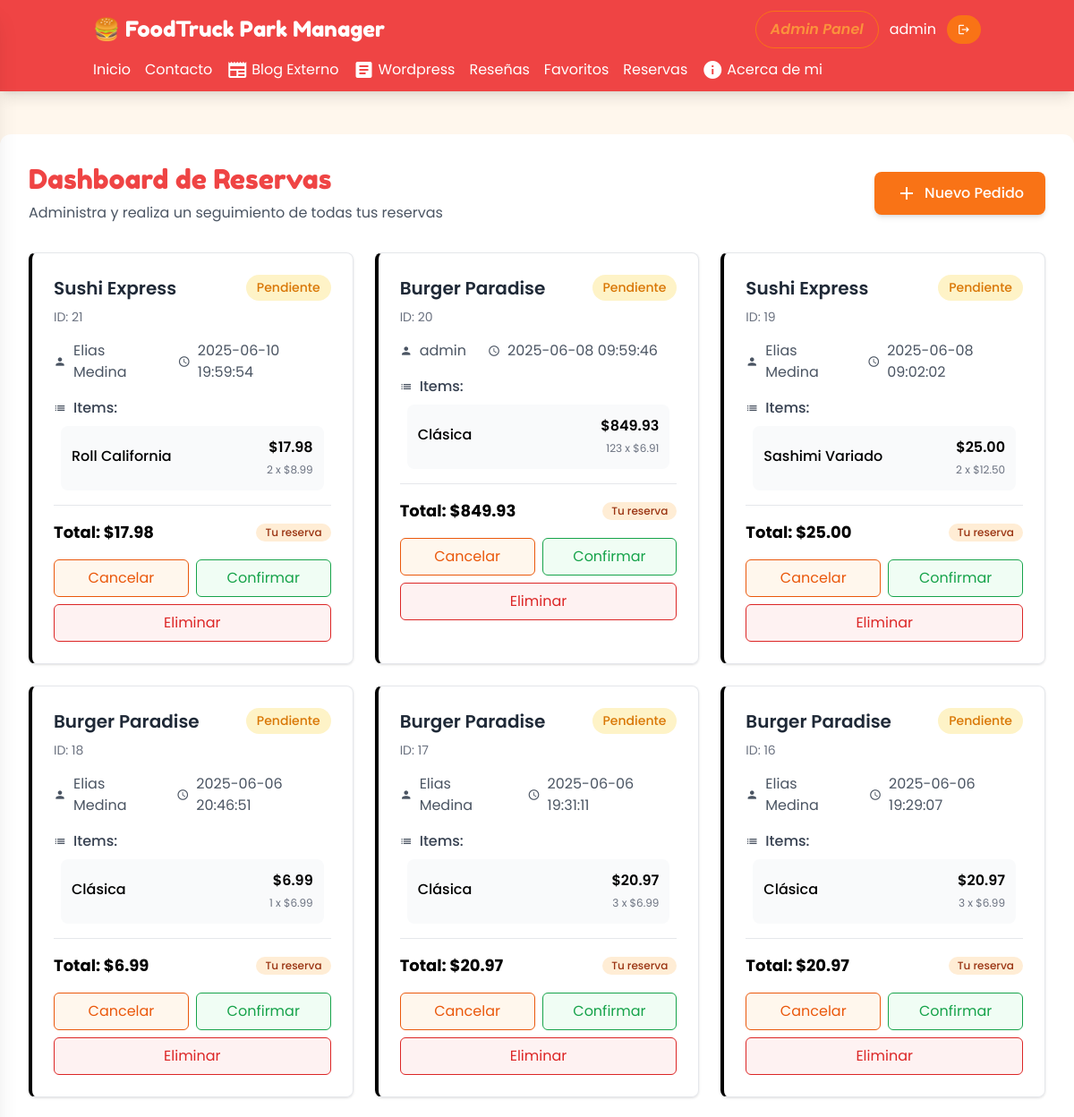
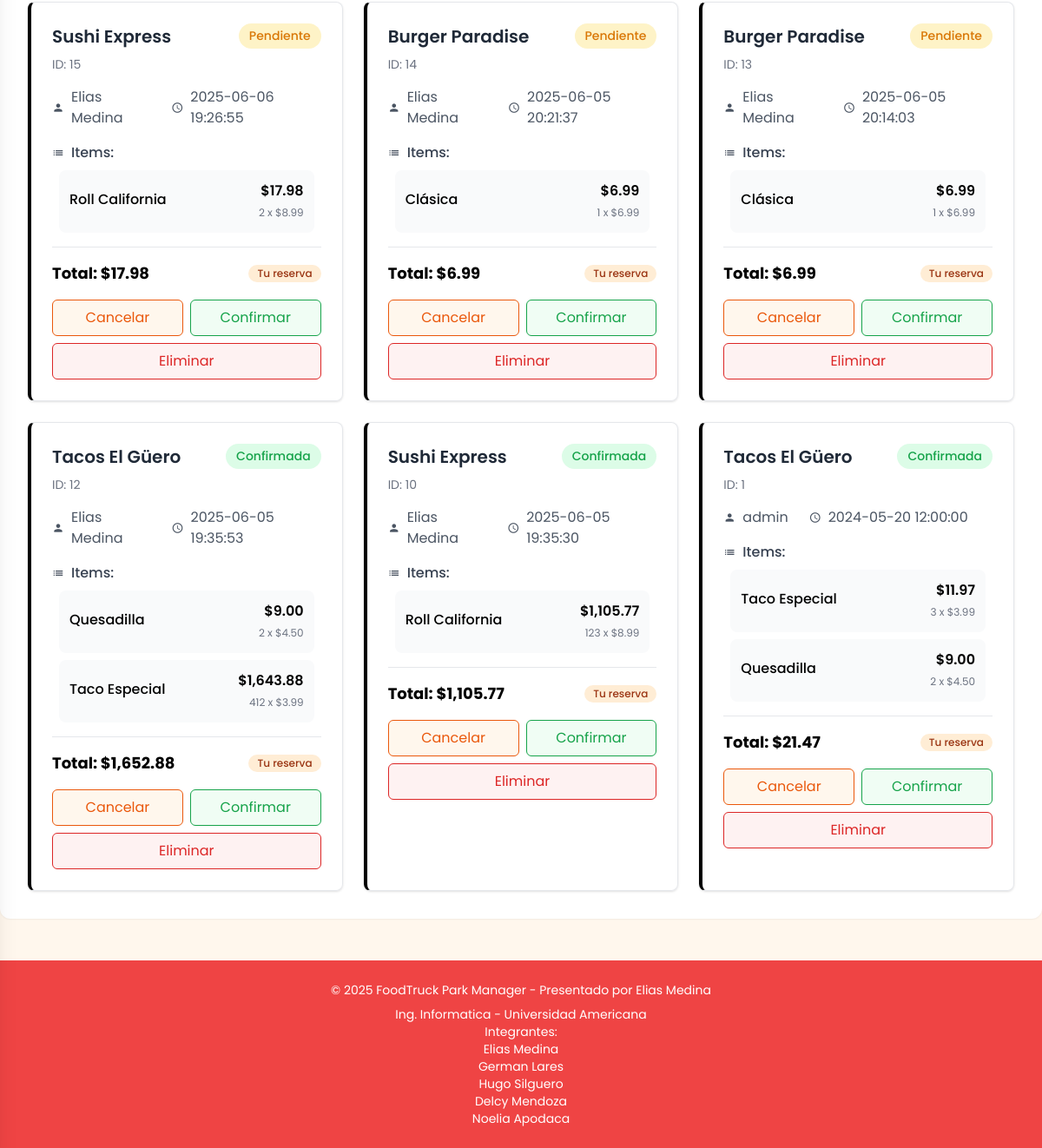
The app's page /public/reservas.php (signed in) with its own data (2 pictures, top to bottom).
### tables this page shows
CREATE TABLE `reservas` (
  `id` int(11) NOT NULL,
  `usuario_id` int(11) NOT NULL,
  `foodtruck_id` int(11) NOT NULL,
  `fecha` date NOT NULL,
  `hora` time NOT NULL,
  `total` decimal(10,2) NOT NULL,
  `estado` enum('pendiente','confirmada','cancelada') DEFAULT 'pendiente',
  `fecha_creacion` timestamp NOT NULL DEFAULT current_timestamp()
);

CREATE TABLE `usuarios` (
  `id` int(11) NOT NULL,
  `nombre` varchar(100) NOT NULL,
  `email` varchar(100) NOT NULL,
  `password` varchar(255) NOT NULL,
  `fecha_registro` timestamp NOT NULL DEFAULT current_timestamp(),
  `admin` tinyint(1) NOT NULL DEFAULT 0
);

CREATE TABLE `reserva_items` (
  `id` int(11) NOT NULL,
  `reserva_id` int(11) NOT NULL,
  `menu_id` int(11) NOT NULL,
  `cantidad` int(11) NOT NULL,
  `precio_unitario` decimal(10,2) NOT NULL
);

CREATE TABLE `menus` (
  `id` int(11) NOT NULL,
  `foodtruck_id` int(11) NOT NULL,
  `nombre` varchar(100) NOT NULL,
  `descripcion` text DEFAULT NULL,
  `precio` decimal(10,2) NOT NULL,
  `imagen` varchar(255) DEFAULT NULL
);

### src/DAO/ReservaDAO.php (called while the page is built, shortened)
<?php
class ReservaDAO
{
    private $db;
    public function __construct(Database $db)
    {
        $this->db = $db;
    }
    public function getReservasByUsuarioId($usuario_id, $showAll = false)
    {
        $conn = $this->db->getConnection();
        $usuario_id = mysqli_real_escape_string($conn, $usuario_id);
        if ($showAll) {
            $sql = "SELECT r.*, u.nombre AS usuario_nombre
                FROM reservas r
                JOIN usuarios u ON r.usuario_id = u.id
                ORDER BY r.fecha_creacion DESC";
        } else {
            $sql = "SELECT r.*, u.nombre AS usuario_nombre
                FROM reservas r
                JOIN usuarios u ON r.usuario_id = u.id
                WHERE r.usuario_id = '$usuario_id'
                ORDER BY r.fecha_creacion DESC";
        }
        $result = mysqli_query($conn, $sql);
        $reservas = [];
        while ($row = mysqli_fetch_assoc($result)) {
            $reservas[] = $row;
        }
        return $reservas;
    }
    public function getItemsByReservaId($reserva_id)
    {
        $conn = $this->db->getConnection();
        $reserva_id = mysqli_real_escape_string($conn, $reserva_id);
        $sql = "SELECT ri.*, m.nombre AS menu_nombre FROM reserva_items ri
                JOIN menus m ON ri.menu_id = m.id
                WHERE ri.reserva_id = '$reserva_id'";
        $result = mysqli_query($conn, $sql);
        $items = [];
        while ($row = mysqli_fetch_assoc($result)) {
            $items[] = $row;
        }
        return $items;
    }
}
?>

### src/DAO/FoodTruckDAO.php (called while the page is built, shortened)
<?php
class FoodTruckDAO {
    private $db;
    public function __construct(Database $db) {
        $this->db = $db;
    }
    public function getAllFoodTrucks() {
        $conn = $this->db->getConnection();
        $sql = "
            SELECT
                ft.*,
                IFNULL(AVG(r.rating), 0) AS avg_rating,
                COUNT(r.id) AS review_count
            FROM foodtrucks ft
            LEFT JOIN reviews r ON r.foodtruck_id = ft.id
            GROUP BY ft.id
            ORDER BY ft.nombre ASC
        ";
        $result = mysqli_query($conn, $sql);
        $foodTrucks = [];
        if ($result) {
            while ($row = mysqli_fetch_assoc($result)) {
                $foodTrucks[] = $row;
            }
        }
        return $foodTrucks;
    }
}
?>

### public/reservas.php (the view, shortened to what this page needs)
<?php
require_once __DIR__ . '/../src/DAO/FoodtruckDAO.php';
require_once __DIR__ . '/../src/DAO/ReservaDAO.php';
$db = new Src\Config\Database();
$reservaDAO = new Src\DAO\ReservaDAO($db);
$foodtruckDAO = new Src\DAO\FoodTruckDAO($db);
$userId = $_SESSION['user_id'] ?? null;
if (isset($_SESSION['admin']) && $_SESSION['admin'] === true) {
    $reservas = $reservaDAO->getReservasByUsuarioId($userId, true);
} else {
    $reservas = $reservaDAO->getReservasByUsuarioId($userId);
}
$foodtrucks = $foodtruckDAO->getAllFoodTrucks();
$foodtrucksMap = [];
foreach ($foodtrucks as $ft) {
    $foodtrucksMap[$ft['id']] = $ft['nombre'];
}
include __DIR__ . '/../templates/header.php';
?>
<section class="max-w-7xl mx-auto bg-white rounded-xl shadow-sm p-6 md:p-8 my-12">
    <div class="flex flex-col md:flex-row justify-between items-center mb-8 gap-4">
        <div>
            <h1 class="font-heading text-3xl text-primary">Dashboard de Reservas</h1>
            <p class="text-gray-600 mt-2">Administra y realiza un seguimiento de todas tus reservas</p>
        </div>
        <a href="booking.php"
            class="bg-secondary hover:bg-orange-600 text-white font-medium py-3 px-6 rounded-lg transition flex items-center shadow-md">
            <i class="material-icons mr-2">add</i> Nuevo Pedido
        </a>
    </div>
    <?php if (empty($reservas)): ?>
        <div class="col-span-full empty-state text-center p-12 border-2 border-dashed rounded-lg">
            <i class="material-icons text-6xl text-gray-300 mb-4">inventory_2</i>
            <h3 class="text-xl font-semibold text-gray-700 mb-2">No hay reservas registradas</h3>
            <p class="text-gray-600 mb-4">Cuando realices una reserva, aparecerá aquí</p>
            <a href="booking.php" class="inline-flex items-center text-secondary font-medium hover:underline">
                <i class="material-icons mr-1">add</i> Crear primera reserva
            </a>
        </div>
    <?php else: ?>
        <div class="grid grid-cols-1 md:grid-cols-2 lg:grid-cols-3 gap-6">
            <?php foreach ($reservas as $reserva):
                $foodtruckName = $foodtrucksMap[$reserva['foodtruck_id']] ?? 'Food Truck Desconocido';
                $items = $reservaDAO->getItemsByReservaId($reserva['id']);
                ?>
                <div class="reserva-card p-6 border rounded-lg shadow hover:shadow-lg transition">
                    <div class="flex justify-between items-center mb-2">
                        <h3 class="font-semibold text-xl text-gray-800"><?= htmlspecialchars($foodtruckName) ?></h3>
                        <span class="status-badge badge-<?= htmlspecialchars($reserva['estado'] ?? 'pendiente') ?>">
                            <?= htmlspecialchars($reserva['estado'] ?? 'pendiente') ?>
                        </span>
                    </div>
                    <p class="text-gray-500 text-sm mb-4">ID: <?= htmlspecialchars($reserva['id']) ?></p>
                    <div class="flex space-x-6 mb-4 text-gray-600">
                        <div class="flex items-center">
                            <i class="material-icons mr-2 text-sm">person</i>
                            <span><?= htmlspecialchars($reserva['usuario_nombre']) ?></span>
                        </div>
                        <div class="flex items-center">
                            <i class="material-icons mr-2 text-sm">schedule</i>
                            <span><?= htmlspecialchars($reserva['fecha'] ?? '') ?>
                                <?= htmlspecialchars($reserva['hora'] ?? '') ?></span>
                        </div>
                    </div>
                    <div class="mb-4">
                        <p class="font-medium text-gray-700 mb-2 flex items-center">
                            <i class="material-icons mr-2 text-sm">list</i>
                            Items:
                        </p>
                        <div class="item-list pl-2">
                            <ul class="space-y-2">
                                <?php foreach ($items as $item): ?>
                                    <li class="flex justify-between items-center bg-gray-50 rounded-lg p-3">
                                        <div>
                                            <span class="font-medium"><?= htmlspecialchars($item['menu_nombre']) ?></span>
                                        </div>
                                        <div class="text-right">
                                            <span
                                                class="block font-semibold">$<?= number_format($item['precio_unitario'] * $item['cantidad'], 2) ?></span>
                                            <span class="text-xs text-gray-500"><?= htmlspecialchars($item['cantidad']) ?> x
                                                $<?= number_format($item['precio_unitario'], 2) ?></span>
                                        </div>
                                    </li>
                                <?php endforeach; ?>
                            </ul>
                        </div>
                    </div>
                    <div class="flex justify-between items-center border-t border-gray-200 pt-4">
                        <span class="font-bold text-lg">Total: $<?= number_format($reserva['total'], 2) ?></span>
                        <span class="bg-orange-100 text-orange-800 text-xs font-medium px-2.5 py-0.5 rounded-full">Tu
                            reserva</span>
                    </div>
                    <div class="mt-4 max-w-md mx-auto">
                        <div class="flex flex-wrap gap-2">
                            <form action="" method="POST" class="flex-1 min-w-[120px]">
                                <button type="submit"
                                    class="w-full px-3 py-2 border border-orange-600 text-orange-600 rounded-md bg-orange-50 hover:bg-orange-600 hover:text-white transition focus:outline-none focus:ring-2 focus:ring-orange-500 focus:ring-offset-1"
                                    aria-label="Cancelar reserva <?= htmlspecialchars($reserva['id']) ?>">
                                    Cancelar
                                </button>
                            </form>
                            <form action="" method="POST" class="flex-1 min-w-[120px]">
                                <button type="submit"
                                    class="w-full px-3 py-2 border border-green-600 text-green-600 rounded-md bg-green-50 hover:bg-green-600 hover:text-white transition focus:outline-none focus:ring-2 focus:ring-green-500 focus:ring-offset-1"
                                    aria-label="Confirmar reserva <?= htmlspecialchars($reserva['id']) ?>">
                                    Confirmar
                                </button>
                            </form>
                            <?php if (isset($_SESSION['admin']) && $_SESSION['admin'] === true): ?>
                                <form action="" method="POST" class="flex-1 min-w-[120px]">
                                    <button type="submit"
                                        class="w-full px-3 py-2 border border-red-600 text-red-600 rounded-md bg-red-50 hover:bg-red-600 hover:text-white transition focus:outline-none focus:ring-2 focus:ring-red-500 focus:ring-offset-1"
                                        aria-label="Eliminar reserva <?= htmlspecialchars($reserva['id']) ?>">
                                        Eliminar
                                    </button>
                                </form>
                            <?php endif; ?>
                        </div>
                    </div>
                </div>
            <?php endforeach; ?>
        </div>
    <?php endif; ?>
</section>
<?php include __DIR__ . '/../templates/footer.php'; ?>

### templates/header.php (shortened to what this page needs)
<!DOCTYPE html>
<html lang="es" class="scroll-smooth">
<head>
    <script src="https://cdn.tailwindcss.com"></script>
    <link href="/projectFoodTruckManager/public/assets/css/styles.css" rel="stylesheet">
</head>
<body class="bg-background min-h-screen flex flex-col">
    <?php if (isset($_SESSION['loggedin']) && $_SESSION['loggedin'] === true): ?>
        <?php include __DIR__ . '/navbar.php'; ?>
    <?php endif; ?>

### templates/navbar.php (shortened to what this page needs)
<nav class="bg-primary text-white shadow-lg">
    <div class="container mx-auto px-4 py-3">
        <div class="flex flex-col">
            <div class="flex justify-between items-center mb-3">
                <a href="main.php" class="font-heading text-xl md:text-2xl whitespace-nowrap flex justify-start flex-1">
                    🍔 FoodTruck Park Manager
                </a>
                <div class="flex items-center justify-end flex-1">
                    <div class="hidden md:flex items-center space-x-3 ml-auto">
                        <?php if (isset($_SESSION['admin']) && $_SESSION['admin'] === true): ?>
                            <a href="admin.php" class="font-semibold italic rounded-full px-4 py-2 border border-orange-500 text-orange-400
                  hover:bg-orange-500 hover:text-white transition-colors duration-300">
                                Admin Panel
                            </a>
                        <?php endif; ?>
                        <a href="perfil.php" class="hover:text-secondary">
                            <?= htmlspecialchars($_SESSION['username'] ?? 'Invitado') ?>
                        </a>
                        <a href="/projectFoodTruckManager/public/logout.php"
                            class="bg-secondary px-3 py-1.5 rounded-md hover:bg-orange-600 transition-colors flex items-center"
                            style="border-radius: 20px;">
                            <i class="material-icons text-sm">logout</i>
                        </a>
                    </div>
                </div>
            </div>
            <div class="hidden md:flex justify-start items-center space-x-4">
                <a href="main.php" class="hover:text-secondary transition-colors duration-200">Inicio</a>
                <a href="contacto.php" class="hover:text-secondary transition-colors duration-200">Contacto</a>
                <a href="https://foodtruckmanager.blogspot.com" target="_blank"
                    class="flex items-center hover:text-secondary transition-colors duration-200">
                    <i class="material-icons mr-1">newspaper</i> Blog Externo
                </a>
                <a href="http://localhost/wordpress/" target="_blank"
                    class="flex items-center hover:text-secondary transition-colors duration-200">
                    <i class="material-icons mr-1">article</i> Wordpress
                </a>
                <a href="reviews.php" class="hover:text-secondary transition-colors duration-200">Reseñas</a>
                <a href="favorites.php" class="hover:text-secondary transition-colors duration-200">Favoritos</a>
                <a href="reservas.php" class="hover:text-secondary transition-colors duration-200">Reservas</a>
                <a href="about.php"
                    class="flex items-center hover:text-secondary transition-colors duration-200">
                    <i class="material-icons mr-1">info</i> Acerca de mi
                </a>
            </div>
        </div>
    </div>
</nav>

### templates/footer.php (shortened to what this page needs)
<footer class="bg-primary text-white py-6 text-center text-sm mt-auto">
    <div class="d-flex flex-row">
        <div class="container mx-auto px-3">
            <p>© <?= date('Y') ?> FoodTruck Park Manager - Presentado por <?php echo PRESENTADO_POR; ?></p>
            <p class="mt-2">Ing. Informatica - Universidad Americana</p>
        </div>
        <div class="container mx-auto px-3">
            Integrantes:
            <ul>
                <li>
                    Elias Medina
                </li>
                <li>
                    German Lares
                </li>
                <li>
                    Hugo Silguero
                </li>
                <li>
                    Delcy Mendoza
                </li>
                <li>
                    Noelia Apodaca
                </li>
            </ul>
        </div>
    </div>
</footer>
</body>
</html>

### public/assets/css/styles.css (style rules this page uses)
:root { --primary: #DC2626; --secondary: #FB923C; --accent: #22C55E; --background: #FFFAF0; --textPrimary: #111827; --textSecondary: #374151; }
* { transition: all 0.5s ease-in-out; }

### public/reservas.php (style rules this page uses)
.reserva-card { transition: all 0.3s ease; border-left: 4px solid; border-radius: 8px; overflow: hidden; }
.item-list { max-height: 200px; overflow-y: auto; padding-right: 8px; }
.status-badge { padding: 0.25rem 0.75rem; border-radius: 9999px; font-size: 0.875rem; font-weight: 500; text-transform: capitalize; }
.badge-pendiente { background-color: #fef3c7; color: #d97706; }
.badge-confirmada { background-color: #dcfce7; color: #16a34a; }

### records on screen
reservas: foodtruck "Sushi Express", estado "Pendiente", id "21", usuario.nombre "Elias Medina", fecha "2025-06-10", hora "19:59:54", total "17.98"
reserva_items: menu.nombre "Roll California", $item['precio_unitario'] * $item['cantidad'] "17.98", cantidad "2", precio_unitario "8.99"
reservas: foodtruck "Burger Paradise", estado "Pendiente", id "20", usuario.nombre "admin", fecha "2025-06-08", hora "09:59:46", total "849.93"
reserva_items: menu.nombre "Clásica", $item['precio_unitario'] * $item['cantidad'] "849.93", cantidad "123", precio_unitario "6.91"
reservas: foodtruck "Sushi Express", estado "Pendiente", id "19", usuario.nombre "Elias Medina", fecha "2025-06-08", hora "09:02:02", total "25.00"
reserva_items: menu.nombre "Sashimi Variado", $item['precio_unitario'] * $item['cantidad'] "25.00", cantidad "2", precio_unitario "12.50"
reservas: foodtruck "Burger Paradise", estado "Pendiente", id "18", usuario.nombre "Elias Medina", fecha "2025-06-06", hora "20:46:51", total "6.99"
reserva_items: menu.nombre "Clásica", $item['precio_unitario']*$item['cantidad'] "6.99", cantidad "1", precio_unitario "6.99"
reservas: foodtruck "Burger Paradise", estado "Pendiente", id "17", usuario.nombre "Elias Medina", fecha "2025-06-06", hora "19:31:11", total "20.97"
reserva_items: menu.nombre "Clásica", $item['precio_unitario'] * $item['cantidad'] "20.97", cantidad "3", precio_unitario "6.99"
reservas: foodtruck "Burger Paradise", estado "Pendiente", id "16", usuario.nombre "Elias Medina", fecha "2025-06-06", hora "19:29:07", total "20.97"
reserva_items: menu.nombre "Clásica", $item['precio_unitario'] * $item['cantidad'] "20.97", cantidad "3", precio_unitario "6.99"
reservas: foodtruck "Sushi Express", estado "Pendiente", id "15", usuario.nombre "Elias Medina", fecha "2025-06-06", hora "19:26:55", total "17.98"
reserva_items: menu.nombre "Roll California", $item['precio_unitario'] * $item['cantidad'] "17.98", cantidad "2", precio_unitario "8.99"
reservas: foodtruck "Burger Paradise", estado "Pendiente", id "14", usuario.nombre "Elias Medina", fecha "2025-06-05", hora "20:21:37", total "6.99"
reserva_items: menu.nombre "Clásica", $item['precio_unitario']*$item['cantidad'] "6.99", cantidad "1", precio_unitario "6.99"
reservas: foodtruck "Burger Paradise", estado "Pendiente", id "13", usuario.nombre "Elias Medina", fecha "2025-06-05", hora "20:14:03", total "6.99"
reserva_items: menu.nombre "Clásica", $item['precio_unitario']*$item['cantidad'] "6.99", cantidad "1", precio_unitario "6.99"
reservas: foodtruck "Tacos El Güero", estado "Confirmada", id "12", usuario.nombre "Elias Medina", fecha "2025-06-05", hora "19:35:53", total "1,652.88"
reserva_items: menu.nombre "Quesadilla", $item['precio_unitario'] * $item['cantidad'] "9.00", cantidad "2", precio_unitario "4.50"
reserva_items: menu.nombre "Taco Especial", $item['precio_unitario'] * $item['cantidad'] "1,643.88", cantidad "412", precio_unitario "3.99"
reservas: foodtruck "Sushi Express", estado "Confirmada", id "10", usuario.nombre "Elias Medina", fecha "2025-06-05", hora "19:35:30", total "1,105.77"
reserva_items: menu.nombre "Roll California", $item['precio_unitario'] * $item['cantidad'] "1,105.77", cantidad "123", precio_unitario "8.99"
reservas: foodtruck "Tacos El Güero", estado "Confirmada", id "1", usuario.nombre "admin", fecha "2024-05-20", hora "12:00:00", total "21.47"
reserva_items: menu.nombre "Taco Especial", $item['precio_unitario'] * $item['cantidad'] "11.97", cantidad "3", precio_unitario "3.99"
reserva_items: menu.nombre "Quesadilla", $item['precio_unitario'] * $item['cantidad'] "9.00", cantidad "2", precio_unitario "4.50"

### other values on screen
$_SESSION['username'] "admin"
PRESENTADO_POR "Elias Medina"
